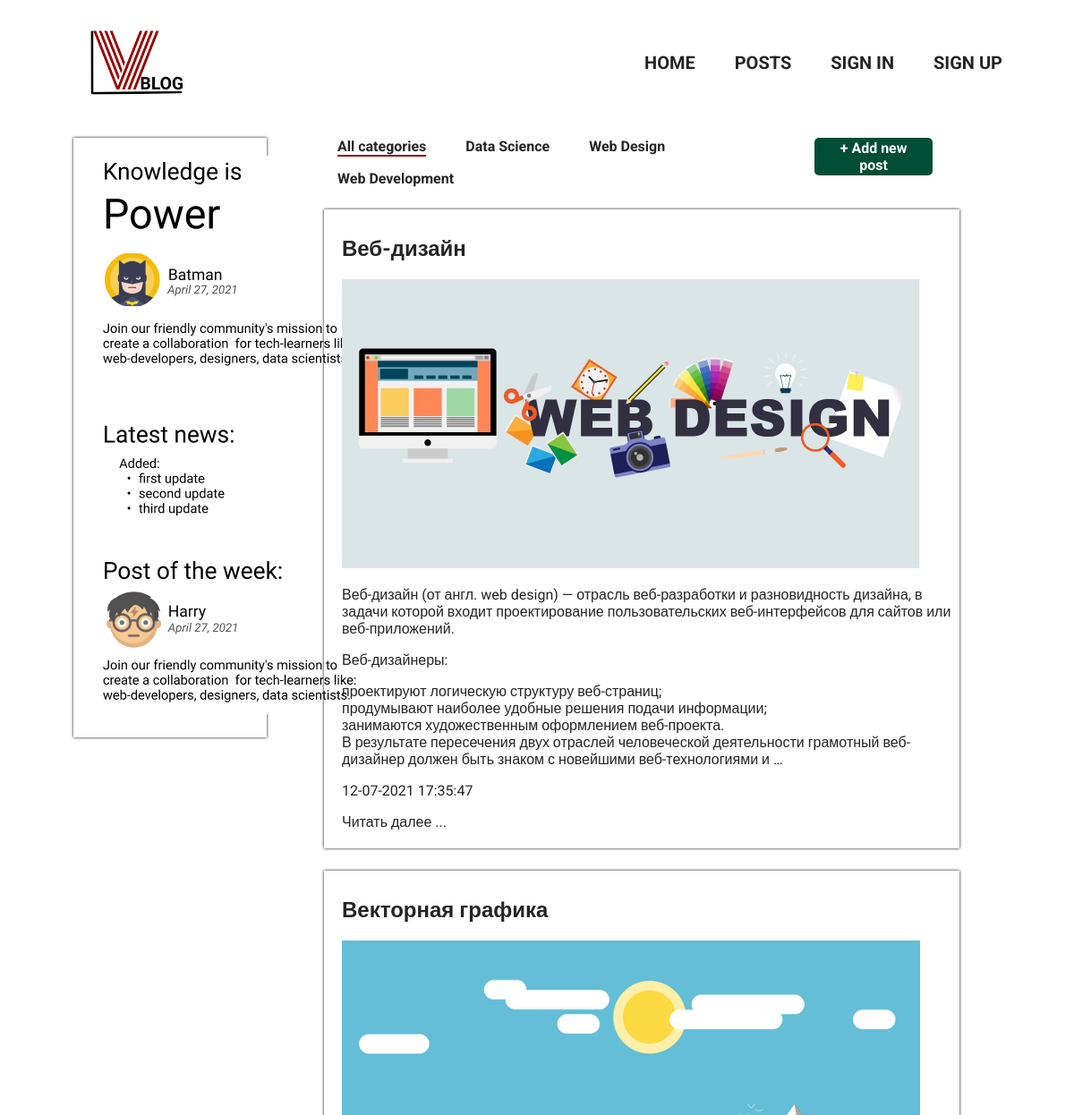
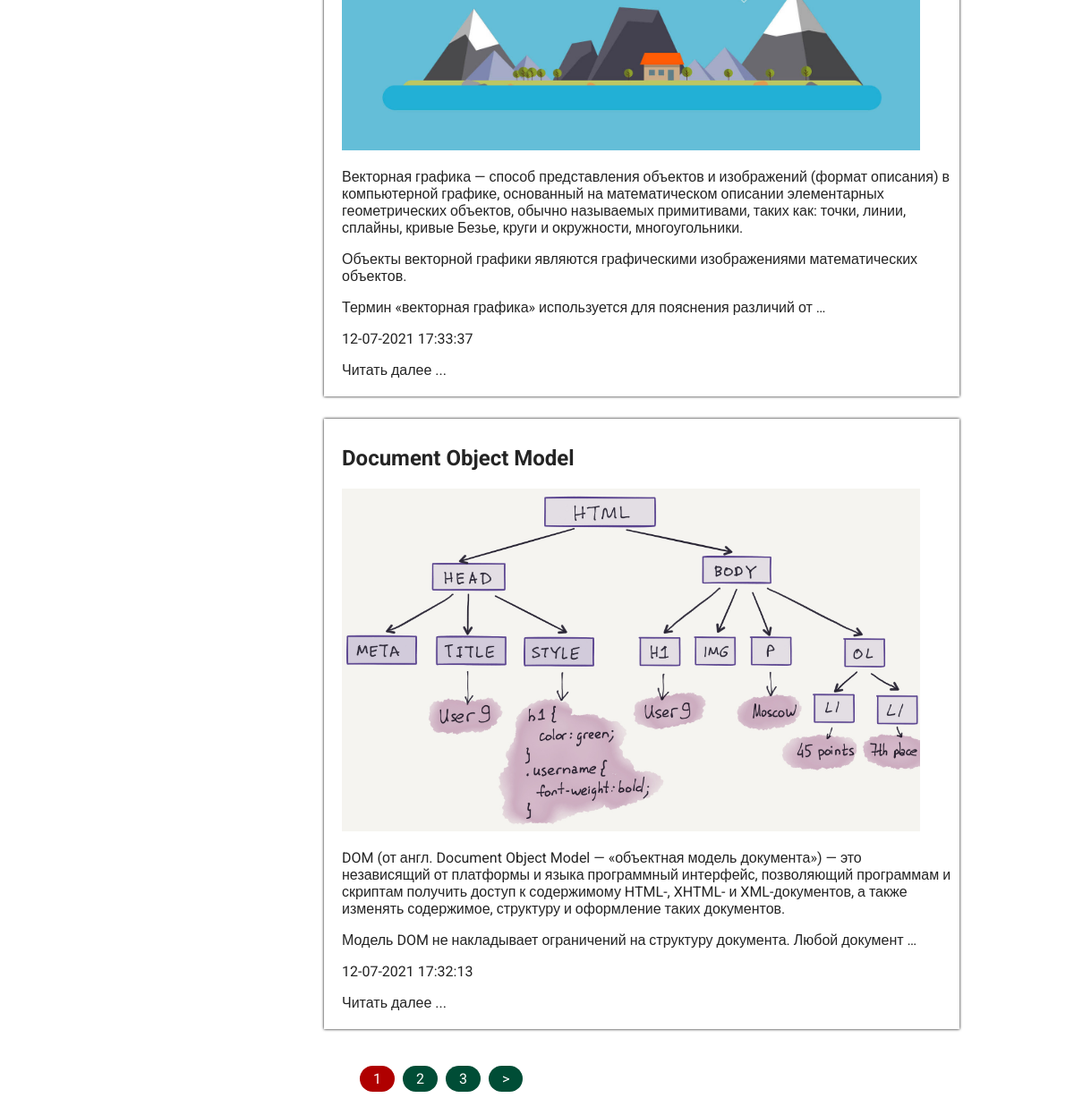
The page /posts/ on the database as committed earlier (2 pictures, top to bottom).
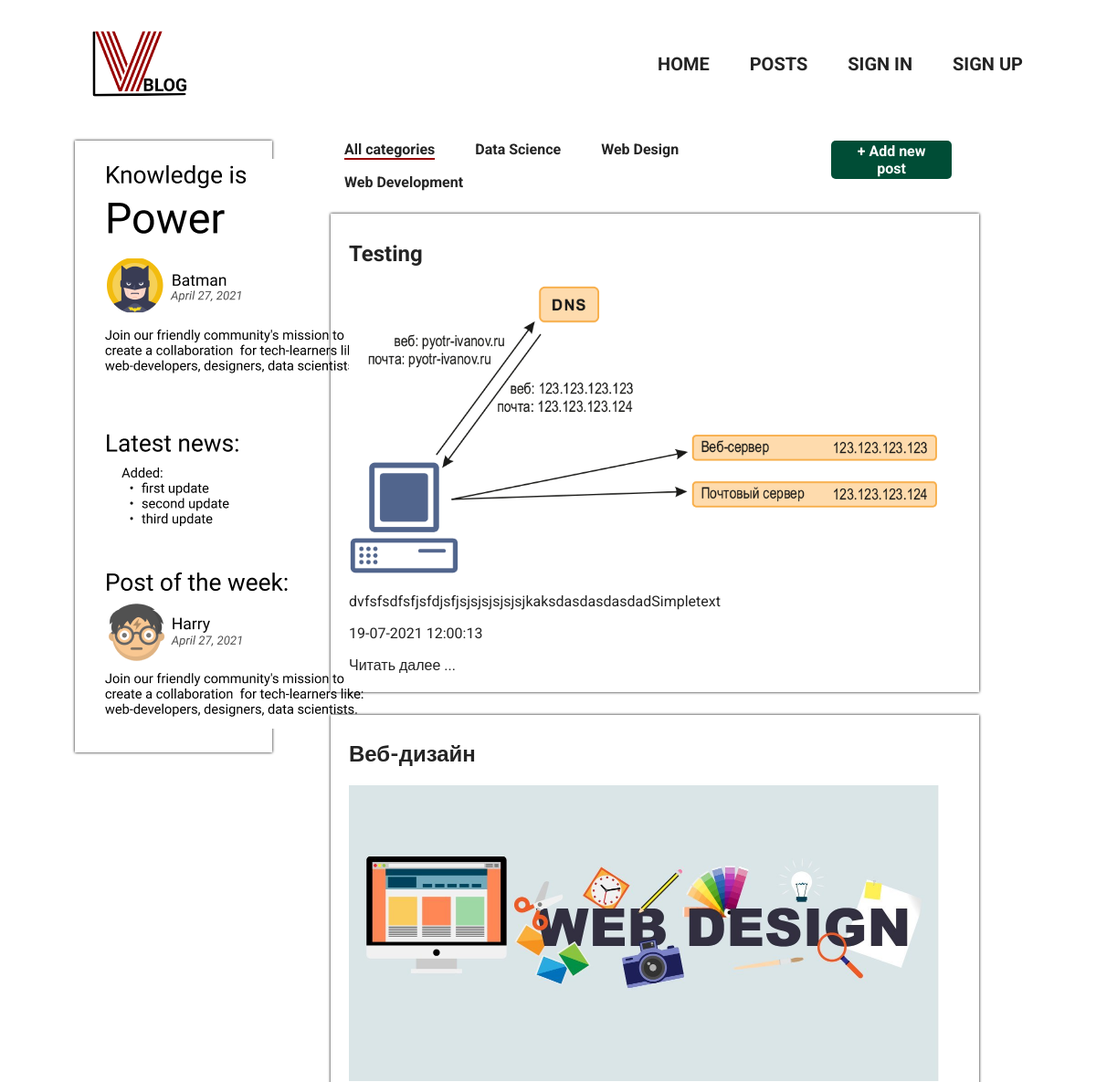
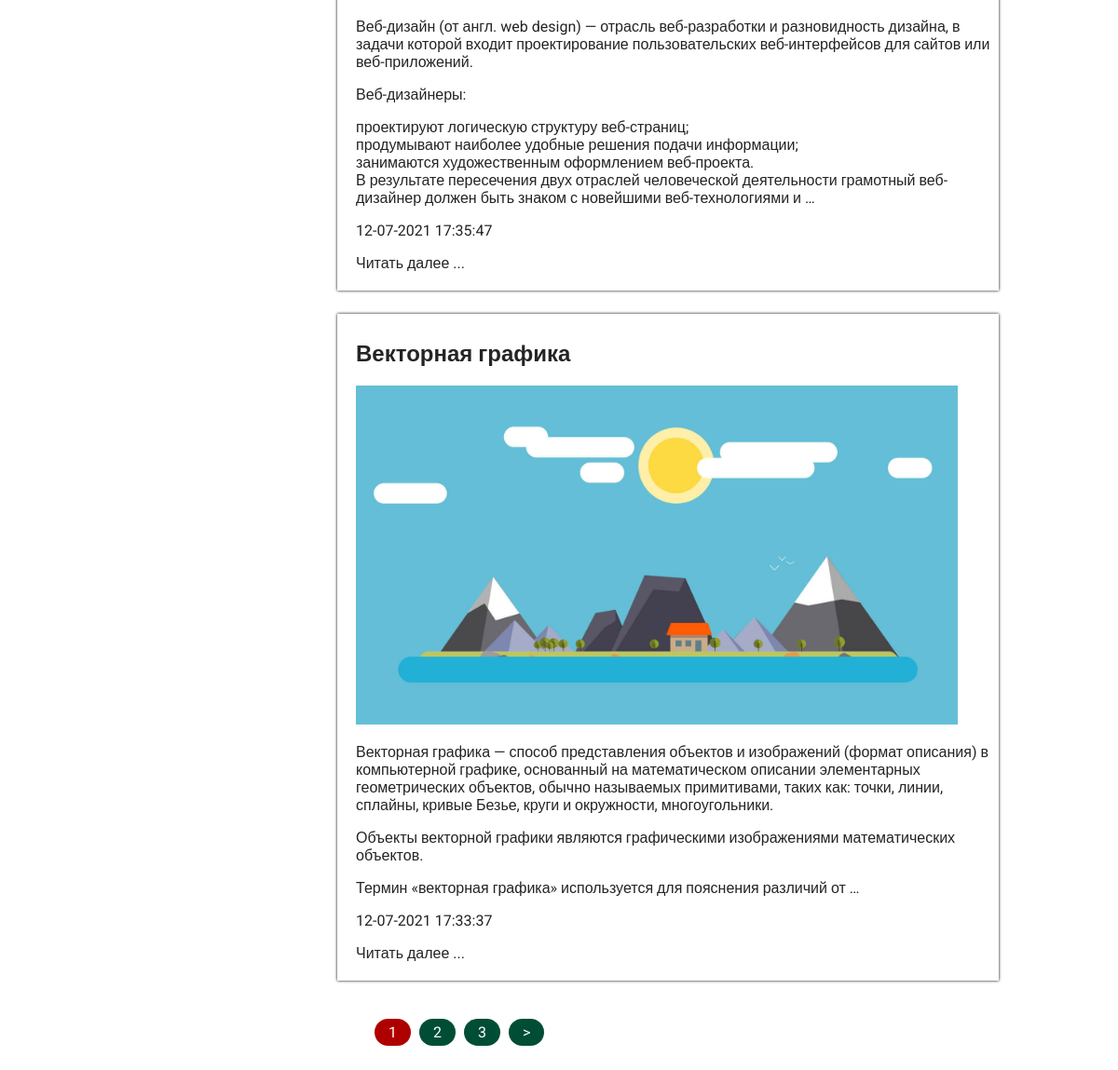
The same page on the database as committed later (2 pictures, top to bottom).
### InfoBlog/models.py (models this page shows, shortened)
class Category(models.Model):
    category_name = models.CharField(max_length=100, db_index=True, verbose_name='Название категории')
    slug = models.SlugField(max_length=255, db_index=True, unique=True, verbose_name="URL")
    def get_absolute_url(self):
        return reverse('category', kwargs={'cat_slug': self.slug})
    class Meta:
        verbose_name = 'Категории'
        verbose_name_plural = 'Категории'
        ordering = ['category_name']

class Posts(models.Model):
    title = models.CharField(max_length=255, verbose_name='Заголовок')
    slug = models.SlugField(max_length=255, unique=True, db_index=True, verbose_name="URL")
    content = models.TextField(blank=False, verbose_name='Контент')
    post_image = models.ImageField(upload_to="images/%Y/%m/d/", verbose_name='Изображение')
    time_create = models.DateTimeField(auto_now_add=True, verbose_name='Дата создания')
    time_update = models.DateTimeField(auto_now=True, verbose_name='Дата редактирования')
    is_published = models.BooleanField(default=True, verbose_name='Публикация')
    category = models.ForeignKey('Category', on_delete=models.PROTECT, verbose_name='Категория')
    def get_absolute_url(self):
        return reverse('post', kwargs={'post_slug': self.slug})
    class Meta:
        verbose_name = 'Посты'
        verbose_name_plural = 'Посты'
        ordering = ['-time_create', 'title']

### InfoBlog/views.py (the view)
# urls.py: path('posts/', cache_page(60)(InfoBlogPosts.as_view()), name='posts'),
class InfoBlogPosts(ListView):
    paginate_by = 3
    model = Posts
    template_name = 'InfoBlog/posts_page.html'
    context_object_name = 'posts'
    def get_context_data(self, *, object_list=None, **kwargs):
        context = super().get_context_data(**kwargs)
        context['category_selected'] = 0
        return context
    def get_queryset(self):
        return Posts.objects.filter(is_published=True).select_related('category')

### InfoBlog/templatetags/InfoBlog_tags.py (called while the page is built)
@register.inclusion_tag('InfoBlog/list_categories.html')
def show_categories(sort=None, category_selected=0):
    if not sort:
        cats = Category.objects.all()
    else:
        categories = Category.objects.order_by(sort)
    return {"categories": categories, "category_selected": category_selected}

### InfoBlog/templates/InfoBlog/posts_page.html (shortened to what this page needs)
{% extends 'InfoBlog/base.html' %}
{% load static %}
{% block news %}
    <div class="news_block">
        <img src="{% static 'InfoBlog/images/news(temp).PNG' %}" alt="">
    </div>
{% endblock %}
{% block content %}
    {% for p in posts %}
        <div class="post_card">
            <h2>{{ p.title }}</h2>
            {% if p.post_image %}
                <p><img class="post_image" src="{{ p.post_image.url }}" alt="Post photo"></p>
            {% endif %}
            <p>{{ p.content|linebreaks|truncatewords:50 }}</p>
            <p>{{ p.time_create|date:"d-m-Y H:i:s" }}</p>
            <a href="{{ p.get_absolute_url }}">Читать далее ...</a>
        </div>
    {% endfor %}
{% endblock %}

### InfoBlog/templates/InfoBlog/base.html (shortened to what this page needs)
{% load static %}
{% load InfoBlog_tags %}
<!DOCTYPE html>
<html lang="en">
<head>
    <link type="text/css" href="{% static 'InfoBlog/css/base.css' %}" rel="stylesheet">
</head>
<body>
    <main>
        <div class="menu">
            <div class="logo">
                <img src="{% static 'InfoBlog/images/Logo.png' %}" alt="Logo">
            </div>
            {% load cache %}
            <div class="nav">
                <ul>
            {% cache 60 navigation %}
                    <li><a href="{% url 'home' %}">Home</a></li>
                    <li><a href="{% url 'posts' %}">Posts</a></li>
                    <li><a href="{% url 'login' %}">Sign in</a></li>
                        <li><a href="{% url 'register' %}">Sign up</a></li>
                </ul>
            </div>
            {% endcache %}
        </div>
        <div class="main_content">
            {% block news %}
            {% endblock %}
            <div class="posts_block">
                <div class="category">
                    <div>
                    {% if category_selected == 0 %}
                        <li class="selected">All categories</li>
                    {% else %}
                            <li><a href="{% url 'posts' %}">All categories</a></li>
                    {% endif %}
                        {% show_categories 'category_name' category_selected %}
                    </div>
                    <div class="add_post">
                        <a href="{% url 'add_post' %}"><button class="add_button">+ Add new post</button></a>
                    </div>
                </div>
                {% block content %}{% endblock %}
                <div class="pages_list">
                    <ul>
                        {% for p in paginator.page_range %}
                        {% if page_obj.number == p %}
                            <li class="page_num_selected">
                                <a href="?page={{ p }}">{{ p }}</a>
                            </li>
                        {% elif p >= page_obj.number|add:-2 and p <= page_obj.number|add:2 %}
                            <li class="page_num">
                                <a href="?page={{ p }}">{{ p }}</a>
                            </li>
                        {% endif %}
                        {% endfor %}
                        {% if page_obj.has_next %}
                        <li class="page_num">
                            <a href="?page={{ page_obj.next_page_number }}">&gt;</a>
                        </li>
                        {% endif %}
                    </ul>
                </div>
            </div>
        </div>
    </main>
</body>
</html>

### InfoBlog/templates/InfoBlog/list_categories.html
{% for c in categories %}
    {% if c.pk == category_selected %}
        <li class="selected">{{c.category_name}}</li>
    {% else %}
        <li><a href="{{ c.get_absolute_url }}">{{c.category_name}}</a></li>
    {% endif %}
{% endfor %}

### InfoBlog/static/InfoBlog/css/base.css (style rules this page uses)
body { color: #242424; margin: 0; padding: 0; font-family: 'Roboto', sans-serif; font-weight: normal; list-style-type: none; }
img { max-width: 1200px; }
button { padding: 0; border: none; font: inherit; color: inherit; background-color: transparent; cursor: pointer; }
a, a:visited, a:active { text-decoration: none; color: #242424; }
ul, li { list-style-type: none; }
main { max-width: 90%; margin: 10px auto; }
.menu { width: 100%; display: flex; justify-content: space-between; }
.logo img { max-height: 120px; margin-left: 30px; }
.nav { justify-content: center; margin-top: 12px; }
.nav li { display: inline-block; font-size: 20px; font-weight: bold; text-transform: uppercase; margin-right: 20px; margin: 20px 20px; }
.news_block { padding-top: 20px; }
.main_content { display: flex; justify-content: space-around; margin-top: 20px; }
.news_block { box-shadow: 0px 0px 3px black; margin-right: 20px; width: 20%; height: 650px; }
.posts_block { width: 70%; }
.post_card { max-width: 90%; box-shadow: 0px 0px 3px black; padding: 10px 10px 20px 20px; margin-bottom: 25px; margin-top: 10px; }
.category { font-weight: bold; display: flex; justify-content: space-between; max-width: 90%; }
.category li { display: inline-block; margin-right: 25px; margin-bottom: 15px; margin-left: 15px; }
.selected { border-bottom: 2px solid #980000; }
.post_image { max-width: 95%; }
.add_post a { color: white; }
.add_button { background-color: #004D36; padding: 2px 15px; border-radius: 5px; }
.pages_list { display: flex; }
.page_num a { color: white; }
.page_num { display: inline-block; background-color: #004D36; padding: 5px 15px; margin-right: 5px; border-radius: 20px; }
.page_num_selected { display: inline-block; background-color: #AF0000; padding: 5px 15px; margin-right: 5px; border-radius: 20px; }
.page_num_selected a { color: white; }

Rows that differ between the two databases and show on the page:
no longer on this page (row unchanged): Posts: title "Document Object Model", post_image (picture), content "DOM (от англ. Document Object Model — «объектная модель документа») — это независящий от платформы и языка программный интерфейс, позволяющий программам и скриптам получить доступ к содержимому HTML-, XHTML- и XML-документов, а также изменять содержимое, структуру и оформление таких документов. Модель DOM не накладывает ограничений на структуру документа. Любой документ …", time_create "12-07-2021 17:32:13"
added Posts: title "Testing", post_image (picture), content "dvfsfsdfsfjsfdjsfjsjsjsjsjsjsjkaksdasdasdasdadSimpletext", time_create "19-07-2021 12:00:13"
